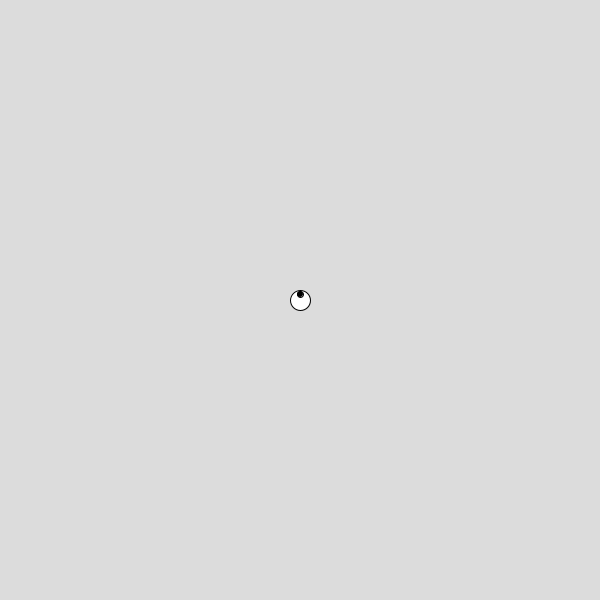
Frame 1 (no input)
Frame 60 (the mouse pressed at the canvas centre just before this capture): identical to frame 1, image omitted
Frame 120 (the mouse held since frame 60 and released just before this capture): identical to frame 1, image omitted

The Processing sketch that drew this single still picture (run headless with seeded random() and noise(); from frame 60 on, the mouse is pressed at the canvas centre):

// Processing sketch: BalloonChase
// ── BalloonChase.pde
Chaser chaser;

public void setup() {
  size(600,600);
  chaser = new Chaser();
}

public void draw() {
  background(220);
  
  chaser.move();
  chaser.draw();
}

public void spawnBalloons() {
  
}

// ── Balloon.pde
public class Balloon {
  public PVector pos, vel;
  public int size;
  public float MAX_SPEED = 5.0;
  
  public Balloon() {
    size = (int) random(3,15);
    float x = random(width);
    float y = random(height);
    pos = new PVector(x,y);
    vel = PVector.random2D().mult(MAX_SPEED);
  }
  
  public void move() {
    pos.add(vel); 
  }
  
  public void draw() {
    fill(255,0,0);
    circle(pos.x,pos.y,size);
  }
}

// ── Chaser.pde
public class Chaser {
  public PVector pos, vel, acc;
  public int SIZE = 20;
  public float MAX_SPEED = 5;
  public Balloon targetBalloon;
  
  public Chaser() {
    pos = new PVector(width,height).mult(0.5);
    vel = new PVector(0,0);
    acc = new PVector(0,0);
  }
  
  public void move() {
    pos.add(vel); 
  }
  
  public void chase(Balloon[] bs) {
    targetBalloon = target(bs);
    
    PVector perfectVel = PVector
      .sub(targetBalloon.pos,pos)
      .limit(MAX_SPEED);
    acc = PVector
      .sub(perfectVel,vel)
      .limit(MAX_SPEED * 0.1);
  }
  
  private Balloon target(Balloon[] balloons) {
    
    return balloons[0];
  }
  
  public void draw() {
    pushMatrix();
    translate(pos.x, pos.y);
    rotate(PVector.angleBetween(vel,new PVector(0,-1)));
    fill(255);
    circle(0,0,SIZE);
    fill(0);
    circle(0,-SIZE/3,SIZE/3);
    popMatrix();
  }
}
